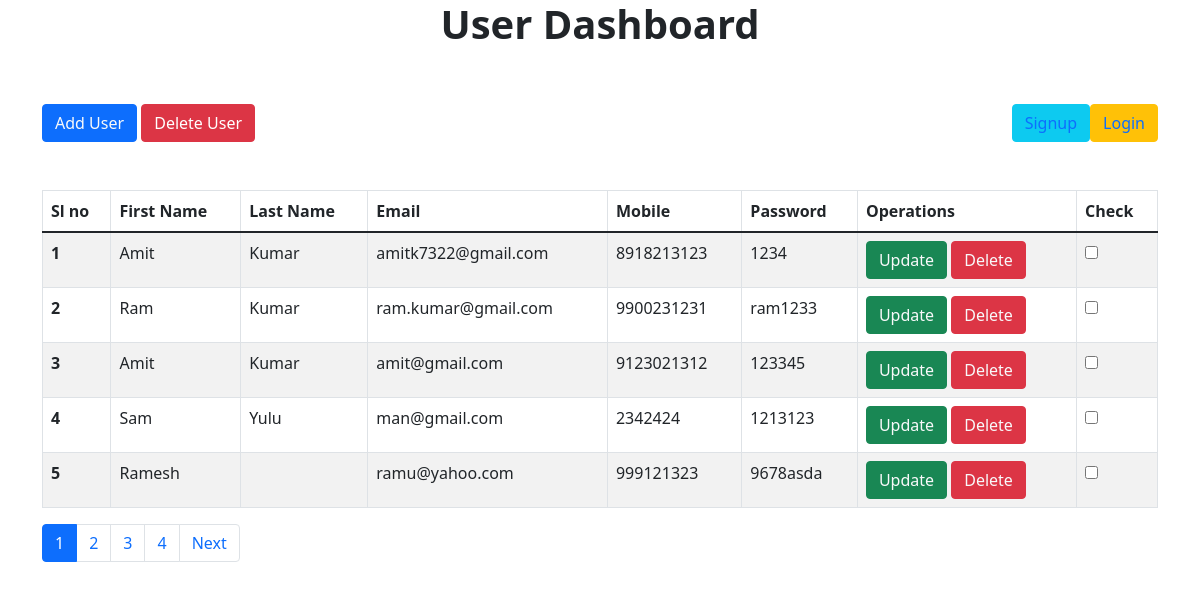
The page / on the database its author committed.
### tables this page shows
CREATE TABLE `crud` (
  `id` int NOT NULL,
  `firstName` varchar(100) NOT NULL,
  `lastName` varchar(100) NOT NULL,
  `email` varchar(100) NOT NULL,
  `mobile` varchar(20) NOT NULL,
  `password` varchar(255) NOT NULL,
  `visible` tinyint NOT NULL
);

### index.php (the view, shortened to what this page needs)
<?php
include 'connect.php';
?>
<!DOCTYPE html>
<html lang="en">
<head>
    <link href="https://cdn.jsdelivr.net/npm/bootstrap@5.1.3/dist/css/bootstrap.min.css" rel="stylesheet"
>
</head>
<body>
<div class="container">
    <h1><center><b>User Dashboard</b></center></h1>
    <button class="btn btn-primary my-5"><a href="user.php" class="text-light removeLink">Add User</a>
    </button>
    <button type="submit" form="my-form" name="delete_all" id="delete_all" class="btn btn-danger my-5">
        Delete User
    </button>
    <button type="submit" name="login" id="login" class="btn btn-warning my-5 float-end">
        <a href="login-user.php" class="removeLink">Login</a>
    </button>
    <button type="submit" name="login" id="signup" class="btn btn-info my-5 float-end mr-2">
        <a href="signup-user.php" class="removeLink">Signup</a>
    </button>
    <table class="table table-bordered table-striped table-responsive">
        <thead>
            <tr>
            <th scope="col">Sl no</th>
            <th scope="col">First Name</th>
            <th scope="col">Last Name</th>
            <th scope="col">Email</th>
            <th scope="col">Mobile</th>
            <th scope="col">Password</th>
            <th scope="col">Operations</th>
            <th scope="col">Check</th>
            </tr>
        </thead>
        <form action="delete.php" id="my-form" method="post">
        <tbody>
        <?php
        $limit = 5;
        if (isset($_GET['page'])) {
            $page = $_GET['page'];
        } else {
            $page = 1;
        }
        $offset = ($page - 1) * $limit;
        $sql = "select * from `crud` LIMIT {$offset}, {$limit}";
        $result = mysqli_query ($con, $sql);
        if ($result) {
            $i = 1;
            while ($row = mysqli_fetch_assoc($result)) {
                $id = $row['id'];
                $firstName = $row['firstName'];
                $lastName = $row['lastName'];
                $email = $row['email'];
                $mobile = $row['mobile'];
                $password = $row['password'];
                echo '<tr>
                <th scope="row">' . $i++ . '</th>
                <td>' . $firstName . '</td>
                <td>' . $lastName . '</td>
                <td>' . $email . '</td>
                <td>' . $mobile . '</td>
                <td>' . $password . '</td>
                <td>
                    <button class="btn btn-success">
                    <a href="update.php?updateid=' . $id . '" class="text-light removeLink">Update</a>
                    </button>
                    <button class="btn btn-danger">
                    <a href="delete.php?deleteid=' . $id . '" class="text-light removeLink">Delete</a>
                    </button>
                </td>
                <td>
                    <input type="checkbox" name="check_list[]" class="delete_checkbox" value="'.$row["id"].'" />
                </td>
                </tr>';
            }
        }
        ?>
        </tbody>
    </table>
    <?php
    $sql1 = "SELECT * FROM crudoperations.crud";
    $result1 = mysqli_query($con, $sql1) or die("Query Failed.");
    if (mysqli_num_rows($result1) > 0) {
        $total_records = mysqli_num_rows($result1);
        $total_page = ceil($total_records / $limit);
        echo '<ul class="pagination">';
        for ($i=1; $i < $total_page; $i++) {
            if ($i == $page) {
                $active = "active";
            } else {
                $active = "";
            }
            echo '<li class="'.$active.' page-item"><a href="index.php?page='.$i.'" class="page-link">'.$i.'</a></li>';
        }
        if ($total_page > $page) {
            echo '<li class="page-item"><a href="index.php?page='.($page + 1).'" class="page-link">Next</a></li>';
        }
        echo '</ul>';
    }
    ?>
</div>
</body>
</html>

### index.php (style rules this page uses)
.removeLink { text-decoration: none; }

### rows shown on the page
crud: firstName "Amit", lastName "Kumar", email "amitk7322@gmail.com", mobile "8918213123", password "1234"
crud: firstName "Ram", lastName "Kumar", email "ram.kumar@gmail.com", mobile "9900231231", password "ram1233"
crud: firstName "Amit", lastName "Kumar", email "amit@gmail.com", mobile "9123021312", password "123345"
crud: firstName "Sam", lastName "Yulu", email "man@gmail.com", mobile "2342424", password "1213123"
crud: firstName "Ramesh", email "ramu@yahoo.com", mobile "999121323", password "9678asda"
